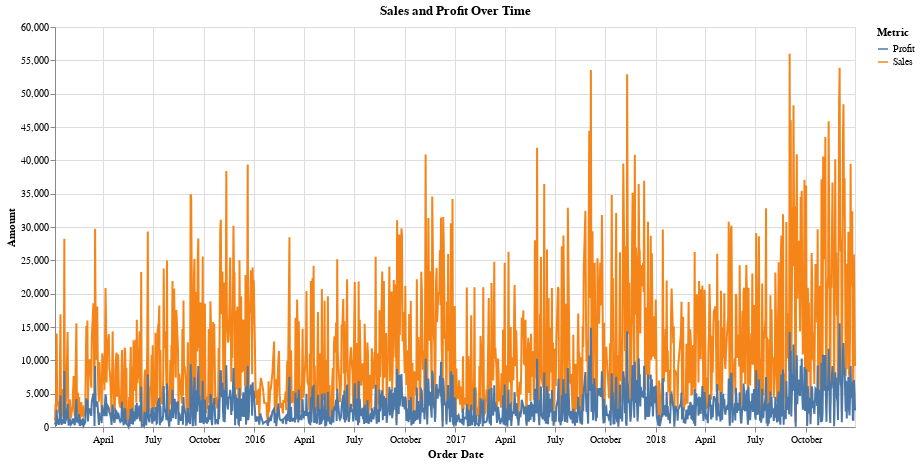

Notebook source saved alongside this figure:
### Code cell
import altair as alt
import pandas as pd

# Prepare time series data
time_series_data = sales_df.groupby('Order Date')[['Sales', 'Profit']].sum().reset_index()

# Create an interactive line chart
line_chart = alt.Chart(time_series_data).transform_fold(
    ['Sales', 'Profit'],
    as_=['Metric', 'Amount']
).mark_line().encode(
    x=alt.X('Order Date:T', title='Order Date'),
    y=alt.Y('Amount:Q', title='Amount'),
    color='Metric:N',
    tooltip=['Metric:N', 'Amount:Q']
).properties(
    title='Sales and Profit Over Time',
    width=800,
    height=400
)

# Show the chart
line_chart

### Figure 1 — Vega-Lite specification as saved in the notebook (floating-point values rounded to 4 significant figures; data arrays with more than 128 entries replaced by an {"elided": "..."} marker saying what was removed)
{"config": {"view": {"continuousWidth": 300, "continuousHeight": 300}}, "data": {"name": "data-6e6769417d4df71c0578307e0643cace"}, "mark": {"type": "line"}, "encoding": {"color": {"field": "Metric", "type": "nominal"}, "tooltip": [{"field": "Metric", "type": "nominal"}, {"field": "Amount", "type": "quantitative"}], "x": {"field": "Order Date", "title": "Order Date", "type": "temporal"}, "y": {"field": "Amount", "title": "Amount", "type": "quantitative"}}, "height": 400, "title": "Sales and Profit Over Time", "transform": [{"fold": ["Sales", "Profit"], "as": ["Metric", "Amount"]}], "width": 800, "$schema": "https://vega.github.io/schema/vega-lite/v5.20.1.json", "datasets": {"data-6e6769417d4df71c0578307e0643cace": {"elided": "1236 records"}}}
